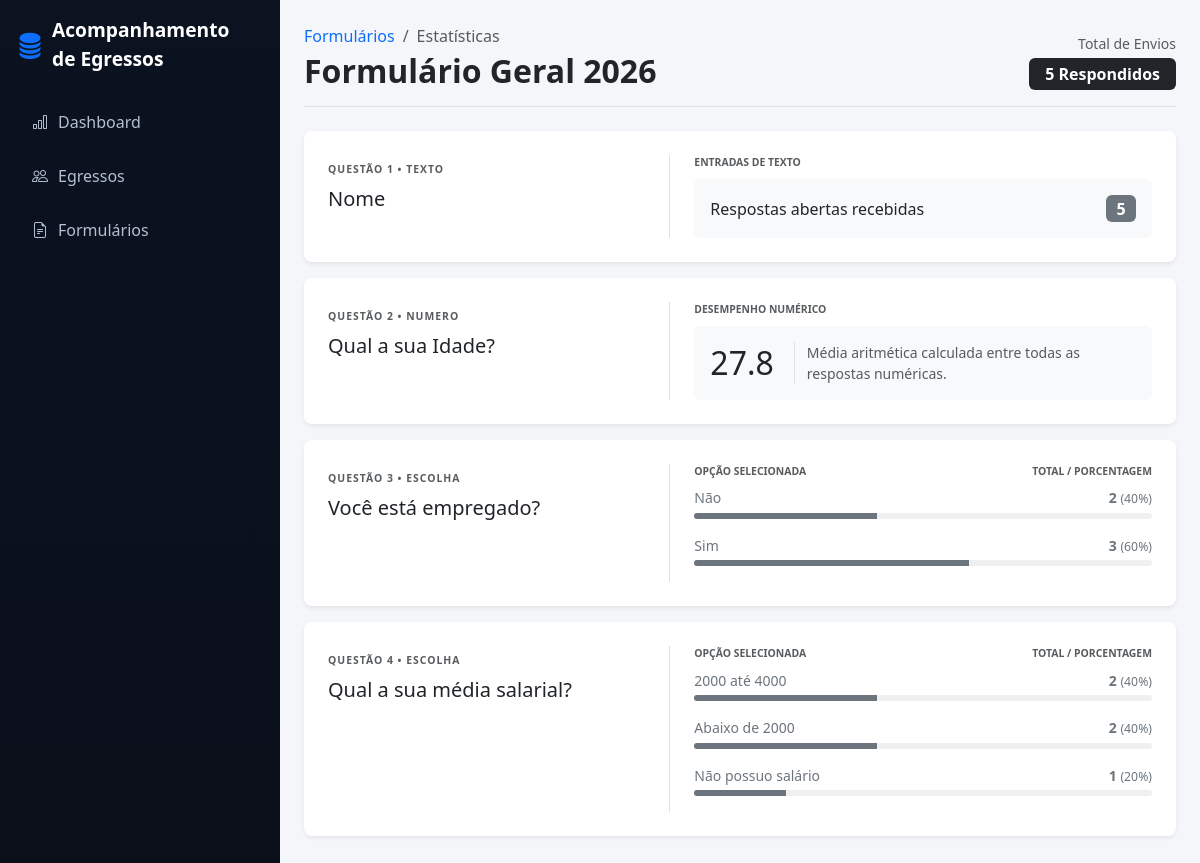
The page /formularios/17/estatisticas/ on the database its author committed.
### apps/formularios/models.py (models this page shows, shortened)
class Formulario(models.Model):
    titulo = models.CharField(max_length=200)
    descricao = models.TextField(blank=True)
    criado_em = models.DateTimeField(auto_now_add=True)

class Pergunta(models.Model):
    TIPO_TEXTO = 'texto'
    TIPO_NUMERO = 'numero'
    TIPO_ESCOLHA = 'escolha'
    TIPO_BOOLEANO = 'booleano'
    TIPOS = [
        (TIPO_TEXTO, 'Texto'),
        (TIPO_NUMERO, 'Número'),
        (TIPO_ESCOLHA, 'Múltipla escolha'),
        (TIPO_BOOLEANO, 'Sim / Não'),
    ]
    formulario = models.ForeignKey(Formulario, on_delete=models.CASCADE, related_name='perguntas')
    texto = models.CharField(max_length=300)
    tipo = models.CharField(max_length=20, choices=TIPOS)
    obrigatoria = models.BooleanField(default=True)
    ordem = models.PositiveIntegerField()
    class Meta:
        ordering = ['ordem']

class Opcao(models.Model):
    pergunta = models.ForeignKey(Pergunta, on_delete=models.CASCADE, related_name='opcoes')
    texto = models.CharField(max_length=200)

### apps/formularios/views.py (the view, shortened to what this page needs)
# urls.py: path('<int:formulario_id>/estatisticas/', views.estatisticas_formulario, name='estatisticas'),
def estatisticas_formulario(request, formulario_id):
    formulario = get_object_or_404(Formulario, id=formulario_id)
    estatisticas = []
    for pergunta in formulario.perguntas.all():
        respostas_pergunta = Resposta.objects.filter(pergunta=pergunta)
        total_respostas = respostas_pergunta.count()
        if pergunta.tipo == Pergunta.TIPO_ESCOLHA:
            dados = (
                respostas_pergunta
                .values('valor_opcao__texto')
                .annotate(total=Count('id'))
            )
            for d in dados:
                d['porcentagem'] = (d['total'] / total_respostas * 100) if total_respostas > 0 else 0
            estatisticas.append({
                'pergunta': pergunta.texto,
                'tipo': 'escolha',
                'dados': dados,
                'total_geral': total_respostas
            })
        elif pergunta.tipo == Pergunta.TIPO_NUMERO:
            media = respostas_pergunta.aggregate(media=Avg('valor_numero'))
            estatisticas.append({
                'pergunta': pergunta.texto,
                'tipo': 'numero',
                'media': media['media'],
                'total_geral': total_respostas
            })
        elif pergunta.tipo == Pergunta.TIPO_TEXTO:
            estatisticas.append({
                'pergunta': pergunta.texto,
                'tipo': 'texto',
                'total': total_respostas,
                'total_geral': total_respostas
            })
    total_envios = estatisticas[0]['total_geral'] if estatisticas else 0
    return render(request, 'formularios/estatisticas.html', {
        'formulario': formulario,
        'estatisticas': estatisticas,
        'total_envios': total_envios
    })

### apps/formularios/templates/formularios/estatisticas.html (shortened to what this page needs)
{% extends 'base.html' %}
{% block content %}
<div class="d-flex justify-content-between align-items-end mb-4 border-bottom pb-3">
    <div>
       <nav aria-label="breadcrumb">
            <ol class="breadcrumb mb-1">
                <li class="breadcrumb-item"><a href="{% url 'formularios:listar_formularios' %}" class="text-decoration-none">Formulários</a></li>
                <li class="breadcrumb-item active">Estatísticas</li>
            </ol>
        </nav>
        <h2 class="fw-bold mb-0 text-dark">{{ formulario.titulo }}</h2>
    </div>
    <div class="text-end">
        <span class="text-muted d-block small mb-1">Total de Envios</span>
        <span class="badge bg-dark px-3 py-2 fs-6">
            {{ total_envios|default:0 }} Respondidos
        </span>
    </div>
</div>
{% if total_envios == 0  %}
        <div class="text-center py-5 bg-white rounded border-dashed">
            <p class="text-muted mb-0">Aguardando as primeiras respostas para gerar estatísticas.</p>
        </div>
{% else %}
<div class="container-fluid px-0">
    {% for item in estatisticas %}
        <div class="card shadow-sm mb-3 border-0 rounded-3">
            <div class="card-body p-4">
                <div class="row align-items-start">
                    <div class="col-md-5 mb-4 mb-md-0">
                        <small class="text-muted text-uppercase fw-bold" style="font-size: 0.65rem; letter-spacing: 1px;">
                            Questão {{ forloop.counter }} • {{ item.tipo }}
                        </small>
                        <h5 class="mt-2 fw-normal text-dark pe-3">{{ item.pergunta }}</h5>
                    </div>
                    <div class="col-md-7 border-start ps-md-4">
                        {% if item.tipo == 'escolha' %}
                            <div class="d-flex justify-content-between mb-2">
                                <small class="text-muted fw-bold text-uppercase" style="font-size: 0.65rem;">Opção selecionada</small>
                                <small class="text-muted fw-bold text-uppercase" style="font-size: 0.65rem;">Total / Porcentagem</small>
                            </div>
                            {% for dado in item.dados %}
                                <div class="mb-3">
                                    <div class="d-flex justify-content-between mb-1 small text-secondary">
                                        <span>{{ dado.valor_opcao__texto }}</span>
                                        <span class="fw-bold">{{ dado.total }} <small class="fw-normal">({{ dado.porcentagem|floatformat:0 }}%)</small></span>
                                    </div>
                                    <div class="progress" style="height: 6px; background-color: #f0f0f0;">
                                        <div class="progress-bar bg-secondary"
                                             role="progressbar"
                                             style="width: {{ dado.porcentagem|floatformat:0 }}%;">
                                        </div>
                                    </div>
                                </div>
                            {% endfor %}
                        {% elif item.tipo == 'numero' %}
                            <small class="text-muted fw-bold text-uppercase d-block mb-2" style="font-size: 0.65rem;">Desempenho Numérico</small>
                            <div class="bg-light p-3 rounded">
                                <div class="row align-items-center">
                                    <div class="col-auto">
                                        <div class="h2 mb-0 fw-light text-dark">
                                            {% if item.media %}{{ item.media|floatformat:1 }}{% else %}0.0{% endif %}
                                        </div>
                                    </div>
                                    <div class="col border-start ms-2">
                                        <p class="small text-muted mb-0">Média aritmética calculada entre todas as respostas numéricas.</p>
                                    </div>
                                </div>
                            </div>
                        {% elif item.tipo == 'texto' %}
                            <small class="text-muted fw-bold text-uppercase d-block mb-2" style="font-size: 0.65rem;">Entradas de Texto</small>
                            <div class="d-flex align-items-center justify-content-between bg-light px-3 py-3 rounded">
                                <span class="text-dark">Respostas abertas recebidas</span>
                                <span class="badge bg-secondary fs-6">{{ item.total }}</span>
                            </div>
                        {% endif %}
                    </div>
                </div>
            </div>
        </div>
    {% endfor %}
</div>
{% endif %}
{% endblock %}

### apps/core/templates/base.html (style rules this page uses)
body { min-height: 100vh; background-color: #f5f6fa; }
.breadcrumb-item + .breadcrumb-item::before { content: "/" !important; }

### apps/formularios/templates/formularios/estatisticas.html (style rules this page uses)
.progress-bar { transition: none !important; }

### rows shown on the page
Formulario: titulo "Formulário Geral 2026"
Pergunta: pergunta "Nome"
Pergunta: pergunta "Qual a sua Idade?"
Pergunta: pergunta "Você está empregado?"
Opcao: valor_opcao__texto "Não", total "2", porcentagem "40"
Opcao: valor_opcao__texto "Sim", total "3", porcentagem "60"
Pergunta: pergunta "Qual a sua média salarial?"
Opcao: valor_opcao__texto "2000 até 4000", total "2", porcentagem "40"
Opcao: valor_opcao__texto "Abaixo de 2000", total "2", porcentagem "40"
Opcao: valor_opcao__texto "Não possuo salário", total "1", porcentagem "20"

### other values the page prints
{{ total_envios|default:0 }} "5"
{{ item.tipo }} "TEXTO" "NUMERO" "ESCOLHA" "ESCOLHA"
{{ item.total }} "5"
{{ item.media|floatformat:1 }} "27.8"
